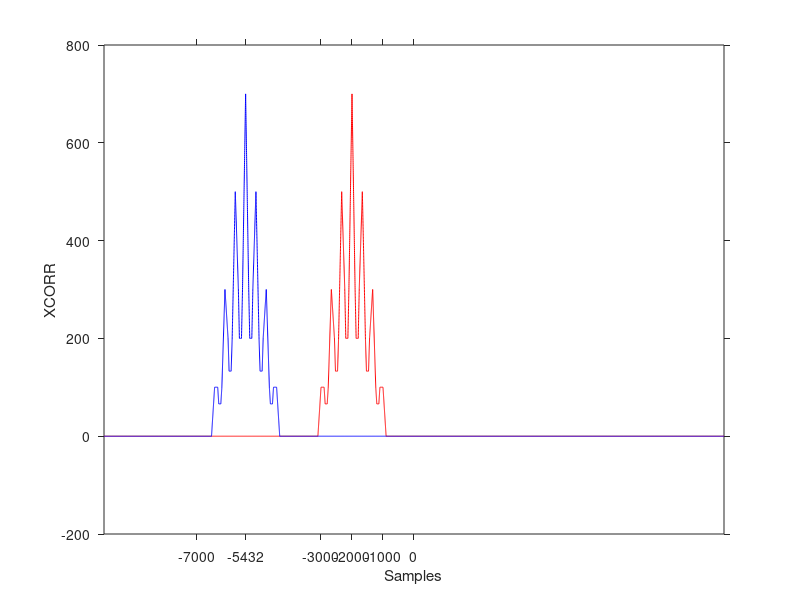
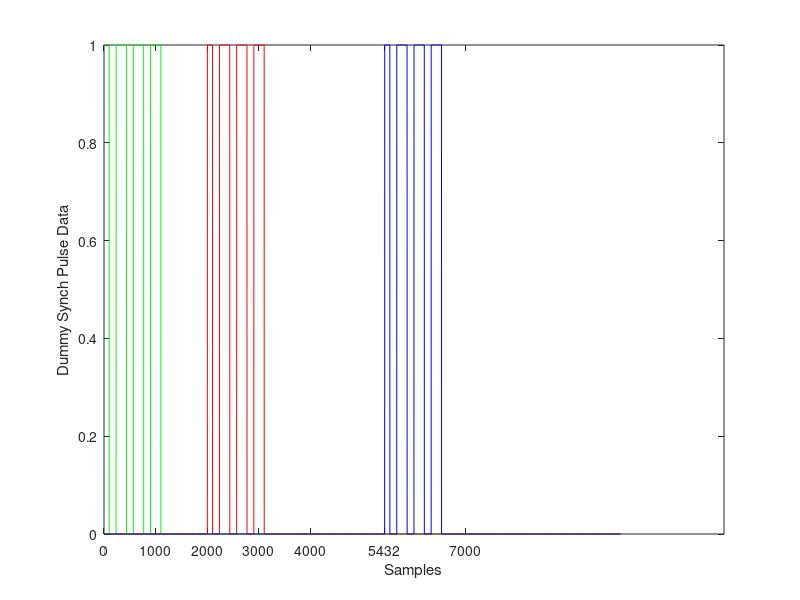

MATLAB code to generate these figures, in order:
% quick/dirty cross corr example
t = 0 : 1/1e3 : 10; % 1 kHz sample freq for 10 sec
d = 0 : 1/3 : 1; % repetition freq
y1 = pulstran(t,d,'rectpuls',0.2);
y2 = circshift(y1',2000);
y3 = circshift(y1',5432);
[c12,lag12] = xcorr(y1,y2);
[c13,lag13] = xcorr(y1,y3);
figure
plot(lag12,c12,'r',lag13,c13,'b')
xlabel('Samples')
ylabel('XCORR')
set(gca,'xtick',[-7000 -5432 -3000 -2000 -1000 0])
set(gca,'tickdir','out')
i = 1:length(y1);
figure
plot(i,y1,'g',i,y2,'r',i,y3,'b')
set(gca,'xtick',sort([0:1000:4000 5432 7000]))
xlabel('Samples')
ylabel('Dummy Synch Pulse Data')
